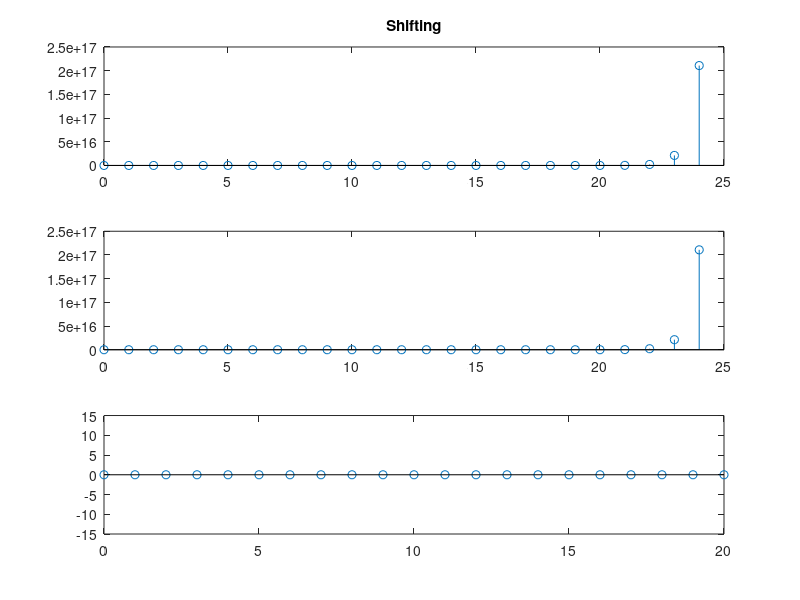

This figure's MATLAB source:
clc;
s=input("shift: ");
n=0:1:19;
n1=0:1:(19+s);
x=sin(2*pi*0.02*n);
x1=[zeros(1,s) x];
ncoeff=[1.2 2.2368 6];
dcoeff=[1 -10 0.5];
y=filter(ncoeff,dcoeff,x);
y1=filter(ncoeff,dcoeff,x1);
z=[zeros(1,s) y];
ydiff=(y1-z);
subplot(3,1,1);
stem(n1,y1);
title("Shifting");
subplot(3,1,2);
stem(n1,z);
subplot(3,1,3);
stem(n1,ydiff);
axis([0, 20, -15 15])
#ylim([-10,10]);
